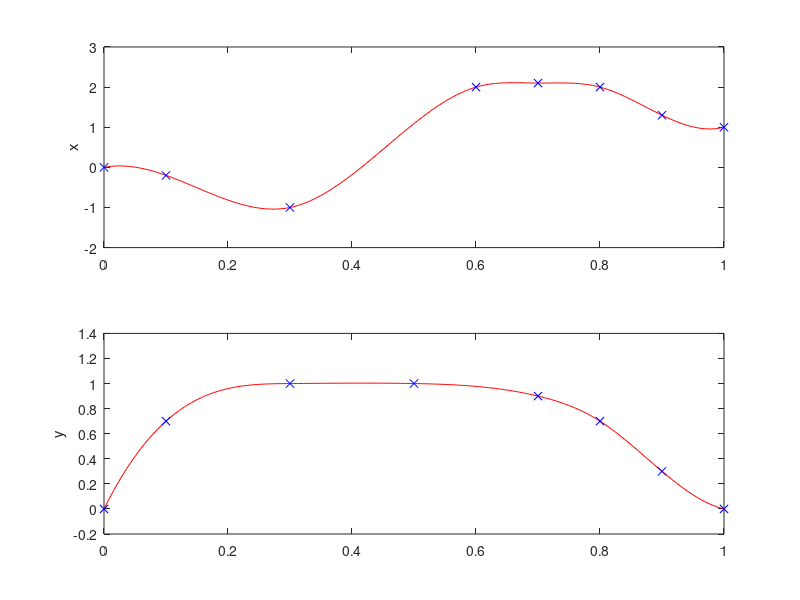

Write the MATLAB code that produced this figure.
%X coordinates for kicks
breakTX = [0  0.1   0.3 0.6 0.7 0.8   0.9 1];
breakX = [0 -0.2    -1  2  2.1  2    1.3 1];

breakTY = [0  0.1   0.3   0.5    0.7 0.8   0.9   1];
breakY = [0   0.7    1     1     0.9   0.7   0.3     0];


p=csapi(breakTX,breakX);
coefX = p.coefs;

q=csapi(breakTY,breakY);
coefY = q.coefs;

%Print in lua syntax
str1='local breaksTX={';
for i=2:size(p.breaks,2) str1=[str1 sprintf('%f,',p.breaks(i))]; end
str1 = [str1 '}'];
disp(str1);

str1='local breaksTY={';
for i=2:size(q.breaks,2) str1=[str1 sprintf('%f,',q.breaks(i))]; end
str1 = [str1 '}'];
disp(str1);


disp('local coefsX={');
for i=1:size(coefX,1)  
  str2='  {';
  for j=1:size(coefX,2) str2=[str2 sprintf('%f,', coefX(i,j))]; end
  str2=[str2 '},'];
  disp(str2);
end
disp('}');

disp('local coefsY={');
for i=1:size(coefY,1)  
  str2='  {';
  for j=1:size(coefY,2) str2=[str2 sprintf('%f,', coefY(i,j))]; end
  str2=[str2 '},'];
  disp(str2);
end
disp('}');

subplot(2,1,1);
fnplt(p);
ylabel('x');

subplot(2,1,2);
fnplt(q);
ylabel('y');
